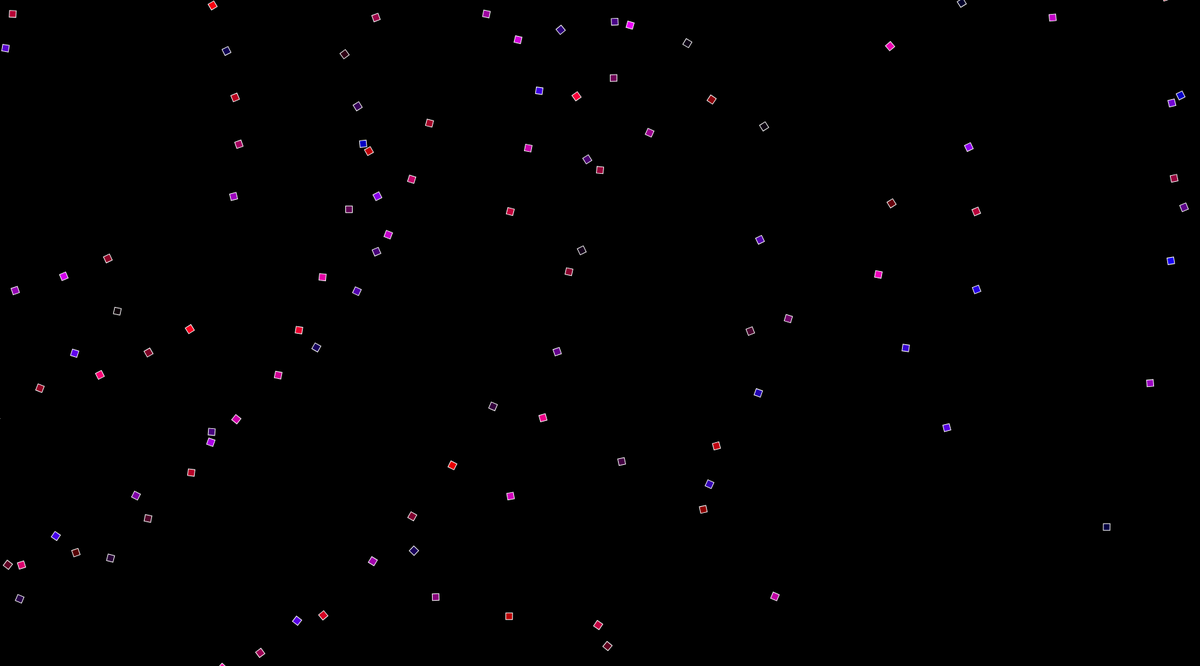
Frame 1 (no input)
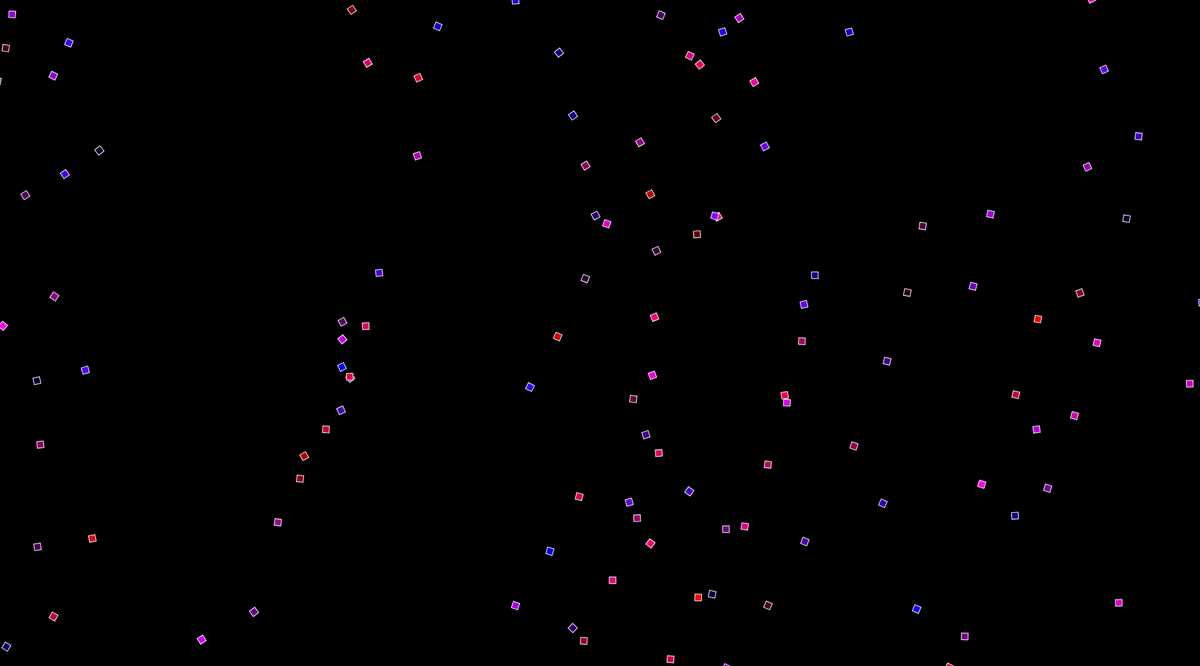
Frame 60 (no input)
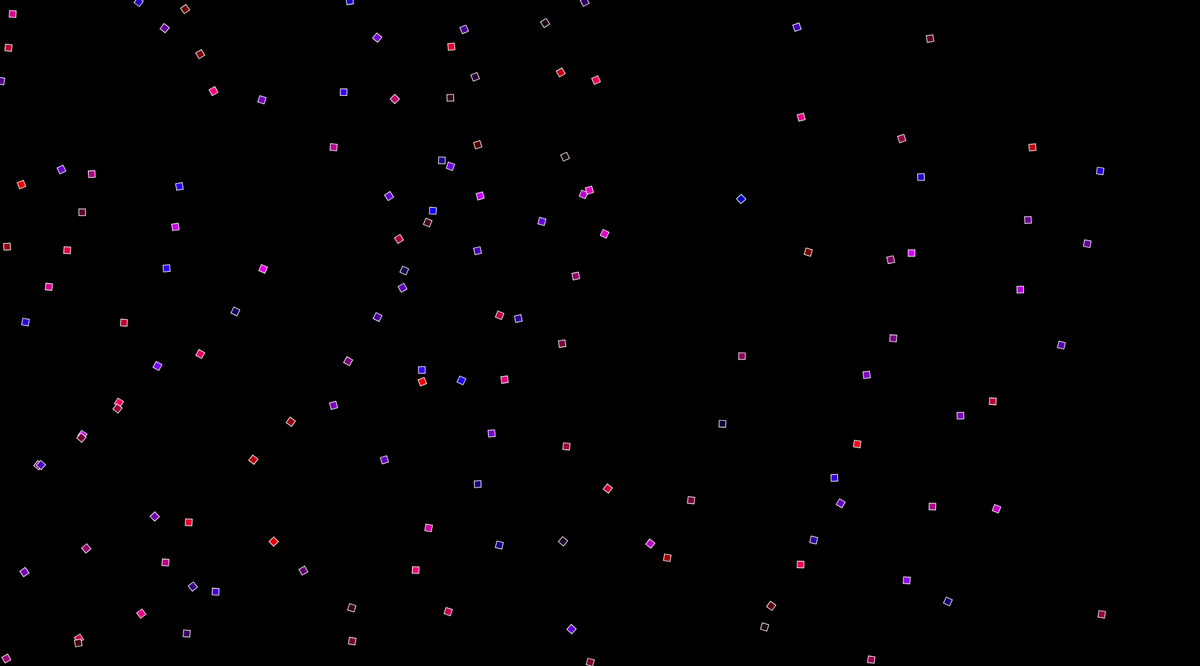
Frame 120 (the mouse pressed at the canvas centre since frame 60)

The p5.js sketch that drew these frames (run headless with seeded random() and noise() and a simulated clock; from frame 60 on, the mouse is pressed at the canvas centre):

// p5.js sketch
// ── sketch.js
function setup() {
  createCanvas(1800, 1000);
  rectMode(CENTER)
  //noStroke();
  //noLoop();
}

function draw() {
  background(0);
  strokeWeight(1);
  stroke(255);

  for (var x = 20; x <= 1800; x += 50) {
    for (var y = 20; y <= 1000; y += 50) {
    fill(random(255), 0, random(255));
    rotate(PI / random(90));
    rect(x, y, 10, 10)
    }
  }

}
